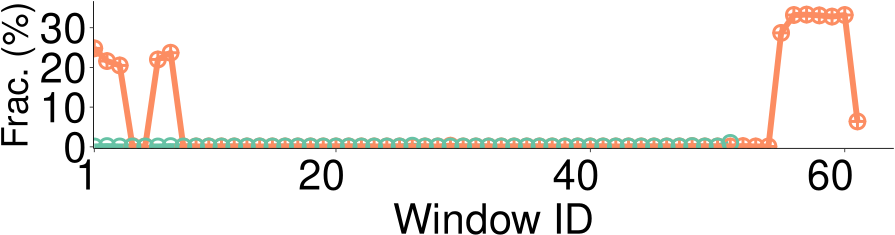

Here is the R script that generated this plot:
library(grid)
library(ggplot2)
library(extrafont)
require("RColorBrewer")
require(scales)
font_import()
loadfonts()

mywidth=9
myheight=2.5
my_value=c(1,10)
my_line=c("longdash","solid")

if(T){
    args <- commandArgs(trailingOnly = TRUE)
    x1 <- read.table("prefixDistribution-1000-CouchDB-all.data",header=TRUE)
    cairo_pdf(file="prefixDistribution-1000-CouchDB-all.pdf", width=mywidth, height=myheight)
    x1$type <- factor(x1$type, levels=c("Raw","Mixed"), labels=c("Raw","Mixed"))
    ggplot(data=x1, aes(x=ID,y=ratio,shape=type,linetype=type, colour=type)) +
    geom_line(size=2)  + 
    geom_point(size=4, stroke=1.5, fill="white") +
    scale_shape_manual(values=c(my_value)) +
    scale_colour_brewer(palette = "Set2") + 
    scale_linetype_manual(values=c(my_line)) +
    scale_size_manual(values=c(1.5, 1.5)) +
    coord_cartesian(ylim=c(0.013, 0.35), xlim=c(3.8, 61)) +
    scale_x_continuous(breaks=c(1, 20, 40, 60)) +
    scale_y_continuous(breaks=seq(0, 0.3, 0.1), labels=format(seq(0, 30, 10), scientific=FALSE)) +
    ylab("Frac. (%)") +
    xlab("Window ID") +
    theme_bw() +
    theme(
        panel.grid.major=element_blank(), panel.grid.minor=element_blank(),
	    panel.background=element_blank(), 
	    # panel.border=element_rect(size=0.5),
	    panel.border = element_blank(),
	    axis.line=element_line(colour="black", size=0.3),
	    axis.ticks=element_line(size=0.3),
        axis.text.x=element_text(margin=margin(5,0,0,0), angle=0, hjust=0.8, colour="black", size=30),
        axis.title.y=element_text(size=26,  hjust=0.5),
        axis.text.y=element_text(margin=margin(0, 2, 0, 0),colour="black",size=30),
        axis.title.x=element_text(size=30),
        legend.title = element_blank(),
        legend.key.size=unit(0.3, "cm"),
        legend.text=element_text(size=20),
        # legend.position=c(0.3,0.82),
        legend.position="none",
        legend.direction="vertical",
        legend.margin = margin(t = 0, unit='cm'),
        plot.margin=unit(c(0.1,0.1,0.1,0.1), "cm")
    )
}
